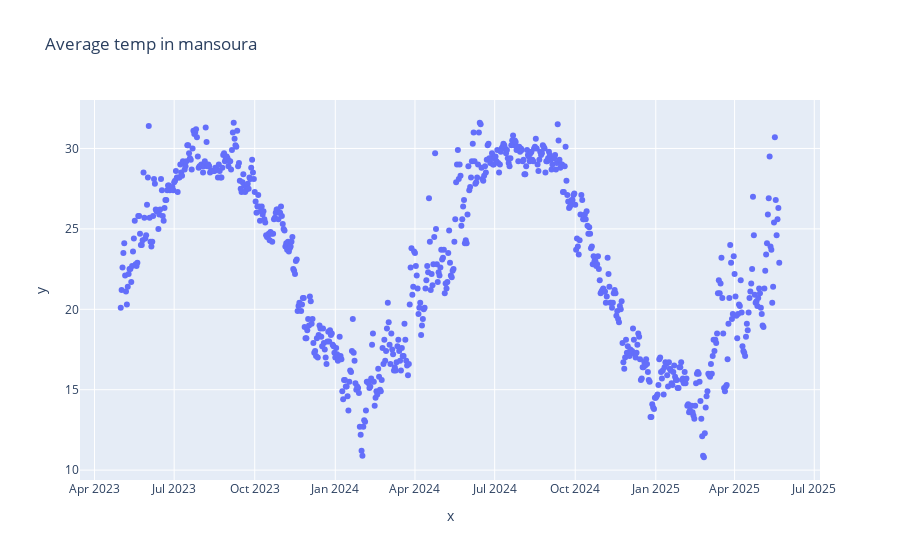

The notebook cell saved with this chart:
### Markdown cell above
# EDA & visualization

### Code cell
px.scatter(x=df['datetime'],y=df['temp'],title='Average temp in mansoura')

### Figure 1 — Plotly figure (JSON) as saved in the notebook; plotly's stock layout.template omitted (floating-point values rounded to 4 significant figures; data arrays with more than 128 entries replaced by an {"elided": "..."} marker saying what was removed)
{"data": [{"hovertemplate": "x=%{x}<br>y=%{y}<extra></extra>", "legendgroup": "", "marker": {"color": "#636efa", "symbol": "circle"}, "mode": "markers", "name": "", "orientation": "v", "showlegend": false, "type": "scatter", "x": {"elided": "753 str values"}, "xaxis": "x", "y": {"elided": "753 float values"}, "yaxis": "y"}], "layout": {"autosize": true, "legend": {"tracegroupgap": 0}, "title": {"text": "Average temp in mansoura"}, "xaxis": {"anchor": "y", "autorange": true, "domain": [0, 1], "range": ["2023-03-16 11:56:14.0371", "2025-07-06 12:03:45.9629"], "title": {"text": "x"}, "type": "date"}, "yaxis": {"anchor": "x", "autorange": true, "domain": [0, 1], "range": [9.083, 33.32], "title": {"text": "y"}, "type": "linear"}}}
